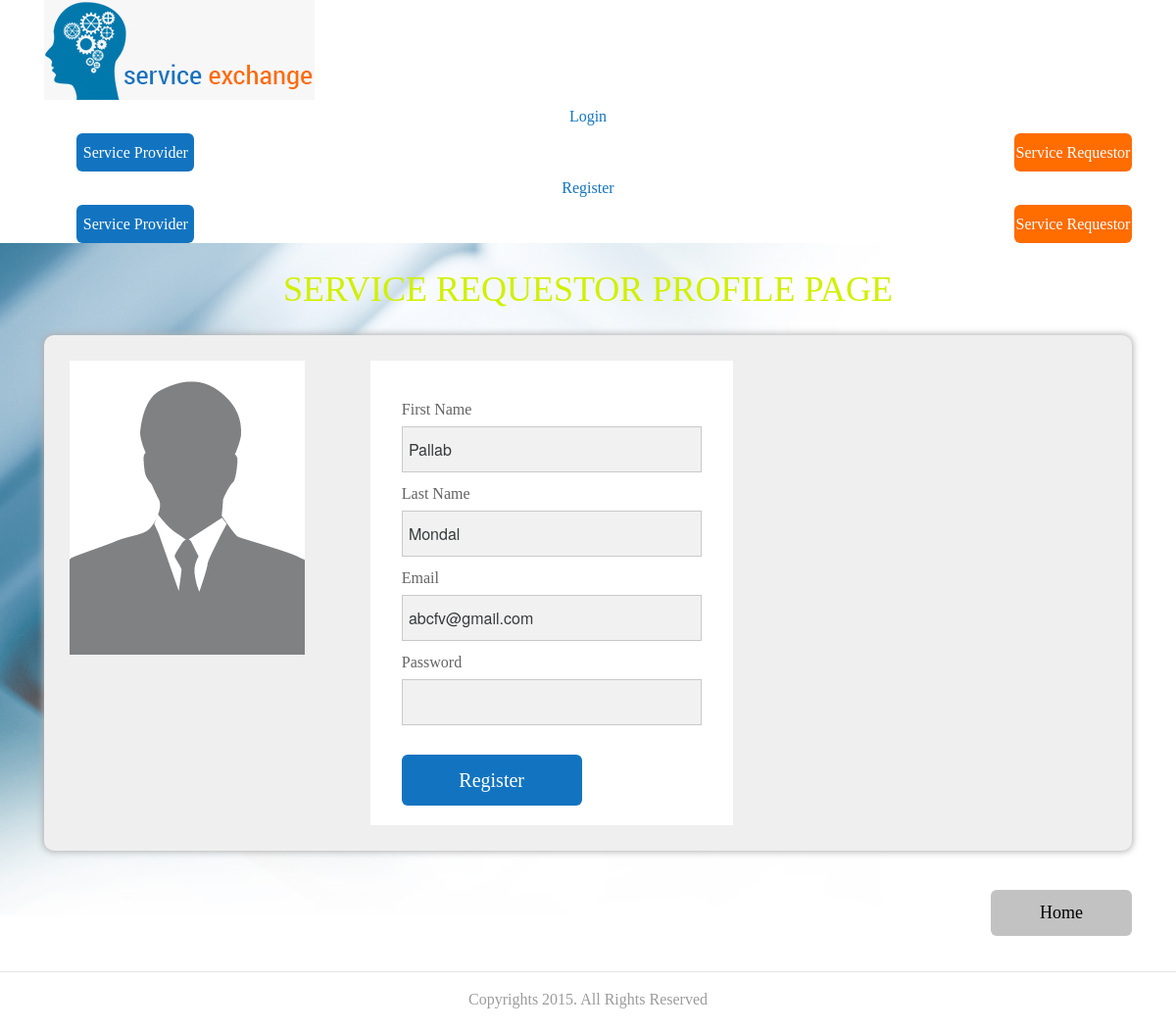
/nm_register_page.php?ucode=SR0000100320160314104037, run on the app's committed database.
### tables this page shows
CREATE TABLE `nm_invite` (
  `id` int(11) NOT NULL AUTO_INCREMENT,
  `first_name` varchar(100) NOT NULL,
  `last_name` varchar(100) NOT NULL,
  `email` varchar(100) NOT NULL,
  `invite_by` varchar(100) NOT NULL,
  `invited_group` varchar(100) NOT NULL,
  `dtime` datetime NOT NULL,
  `status` varchar(100) NOT NULL,
  `ucode` varchar(100) NOT NULL,
  PRIMARY KEY (`id`)
);

### nm_register_page.php (the view, shortened to what this page needs)
<?php
require('config.php');
if(isset($_GET['ucode'])) {
	$ucode=$_GET['ucode'];
	$qryUC=mysqli_query($bd, "SELECT * FROM nm_invite WHERE ucode='$ucode'");
	if($memUC=mysqli_fetch_assoc($qryUC)) {
		$ucfname=$memUC['first_name'];
		$uclname=$memUC['last_name'];
		$ucemail=$memUC['email'];
	}
	else {
		echo "Invalid invite link.";
		exit();
	}
}
else {
	echo "Invalid invite link.";
	exit();
}
if(isset($_SESSION['SESS_SR_ID'])) {
	$SRID=$_SESSION['SESS_SR_ID'];
	$qryProfile=mysqli_query($bd, "SELECT * FROM service_requester WHERE SRID='$SRID'");
	if($memProfile=mysqli_fetch_assoc($qryProfile)) {
		$sremail=$memProfile['email'];
		$timeZone=$memProfile['TimeZone'];
	}
}
else {
	$SRID="";
		$sremail="";
}
	?>
<!DOCTYPE html>
<html lang="en">
<head>
<link href="css/bootstrap.css" rel="stylesheet">
<link href="css/custom.css" rel="stylesheet">
</head>
<body>
<div id="header">
  <div class="container"> <a href="#">
    <div id="logo"><img src="images/logo.jpg" alt="logo"></div>
    </a>
    <?php
  if(isset($_SESSION['SESS_ID'])) {
	?>
    <div class="main_image_box">
      <div class="main_image"><img src="profile_images/no-profile-img-male.gif" alt="image"></div>
      <span class="main_image_name_text"><a href="service_provider_page.php"><?php echo $fname." ".$lname;?></a> | <a href="logout.php">Log out</a></span> </div>
    <?php
}
elseif(isset($_SESSION['SESS_SR_ID'])){
	?>
    <div class="main_image_box">
      <div class="main_image"><img src="profile_images/no-profile-img-male.gif" alt="image"></div>
      <span class="main_image_name_text"><a href="service_requestor_profile_page.php"><?php echo $sremail;?></a> | <a href="logout.php">Log out</a></span> </div>
    <?php
}
else {
?>
    <div class="right_header"> <span class="service_text" style="text-align:center; font-size:16px;">Login</span>
      <div class="button_box"> <a href="service_provider_login.php">
        <div class="sign_up_button">Service Provider</div>
        </a> <a href="service_requestor_login.php">
        <div class="log_in_button">Service Requestor</div>
        </a> </div>
    </div>
    <div class="right_one_header" style="">
      <div class="right_header"> <span class="service_text" style="text-align:center; font-size:16px;">Register</span>
        <div class="button_box"> <a href="service_provider_page.php">
          <div class="sign_up_button">Service Provider</div>
          </a> <a href="service_requestor_profile_page.php">
          <div class="log_in_button">Service Requestor</div>
          </a> </div>
      </div>
    </div>
  </div>
  <?php
}
?>
</div>
<div class="main_body_box">
  <div class="container"> <span class="service_request_text">SERVICE REQUESTOR PROFILE PAGE</span>
    <div class="service_bg">
      <div class="service_left_box">
        <div class="requester_image" id="srp">
          <?php
  $srID=$SRID;
  if(file_exists("profile_images/".$srID.".jpg")) {
   ?>
          <img src="profile_images/<?php echo $srID.".jpg"; ?>" alt="image">
          <?php
	  }
	  else {
	?>
          <img src="profile_images/no-profile-img-male.gif" alt="image">
          <?php
	}
	?>
        </div>
      </div>
      <?php
	if(isset($_SESSION['SESS_SR_ID'])) {
		?>
      <form action="sr_update.php" method="post">
      <input name="srid" type="hidden" value="<?php echo $SRID; ?>">
      <?php
	}
	else {
		?>
      <form action="nm_register.php" method="post">
        <?php
	}
  ?>
        <div class="request_form_bg">
          <div class="user_name_box"> <span class="user_name_text">First Name</span>
            <div class="user_text_fild">
              <input name="fname" class="user_text_fild_main" type="text" value="<?php echo $ucfname; ?>" required>
            </div>
          </div>
          <div class="user_name_box"> <span class="user_name_text">Last Name</span>
            <div class="user_text_fild">
              <input name="lname" class="user_text_fild_main" type="text" value="<?php echo $uclname; ?>" required>
            </div>
          </div>
          <div class="user_name_box"> <span class="user_name_text">Email</span>
            <div class="user_text_fild">
              <input name="uname" class="user_text_fild_main" type="email" value="<?php echo $ucemail;?>" required>
            </div>
          </div>
          <div class="user_name_box"> <span class="user_name_text">Password</span>
            <div class="user_text_fild">
              <input name="pwd" class="user_text_fild_main" type="password" value="" required>
            </div>
          </div>
          <input type="submit" class="register_button" value="Register">
        </div>
      </form>
    </div>
    <div class="bottm_box"><a href="index.php">
      <div class="home_button">Home</div>
      </a> </div>
  </div>
  <hr />
  <div class="copy_text">Copyrights 2015.  All Rights Reserved</div>
</div>
</body>
</html>

### css/custom.css (style rules this page uses)
.service_text { width:100%; float:left; font-family:'RobotoCondensed-Regular'; font-size:22px; color:#1274c0; margin-top:5px; }
.button_box { width:100%; float:left; margin-top:5px; }
.sign_up_button { width: 120px; float: left; background: #1274c0; border-radius: 6px; font-family: 'RobotoCondensed-Regular'; font-size: 16px; color: #FFF; text-align: center; line-height: 39px; text-decoration: none; cursor: pointer; border: 0; padding: 0; margin-left: 3%; }
.log_in_button { width:120px; float:right; background:#ff6c00; border-radius:6px; font-family:'RobotoCondensed-Regular'; font-size:16px; color:#FFF; text-align:center; line-height:39px; text-decoration:none; cursor:pointer; }
.main_body_box { width:100%; float:left; background:url(../images/bg.jpg) no-repeat; }
.copy_text { width:100%; float:left; font-family:'Roboto-Regular'; font-size:16px; color:#9b9b9b; text-align:center; margin-bottom:20px; }
.service_request_text { width:100%; float:left; font-family:'RobotoCondensed-Bold'; font-size:36px; color:#d1f000; text-align:center; margin-top:20px; }
.service_bg { width:100%; float:left; background:#efefef; border-radius:10px; padding:26px; box-shadow: 0px 0px 7px 1px #AFAFAF; margin-top:20px; }
.service_left_box { width:24%; float:left; }
.requester_image { width:100%; float:left; }
.request_form_bg { width:35%; float:left; background:#FFF; margin-left:5%; padding-top:38px; padding-left:32px; padding-right:32px; }
.user_name_box { width:100%; float:left; margin-bottom:10px; }
.user_name_text { width:100%; float:left; font-family:'RobotoCondensed-Regular'; font-size:16px; color:#646464; margin-bottom:5px; }
.user_text_fild { width:100%; float:left; background:#f1f1f1; height:47px; border:1px solid #c9c9c9; }
.user_text_fild_main { width:95%; float:left; background:#f1f1f1; height:45px; border:none; padding-left:2%; outline:none; }
.register_button { width:60%; float:left; background:#1274c0; border-radius:6px; font-family:'Roboto-Regular'; font-size:20px; color:#FFF; line-height:50px; text-align:center; border:none; text-decoration:none; cursor:pointer; margin-top:20px; margin-bottom:20px; clear:both; }
.bottm_box { width:300px; float:right; margin-top:40px; margin-bottom:20px; }
.home_button { width:48%; float:right; background:#c2c2c2; font-family:'RobotoCondensed-Regular'; font-size:18px; color:#000; text-align:center; line-height:47px; border-radius:6px; text-align:center; text-decoration:none; cursor:pointer; }

### data on the page
nm_invite: fname "Pallab", lname "Mondal", uname "abcfv@gmail.com"
